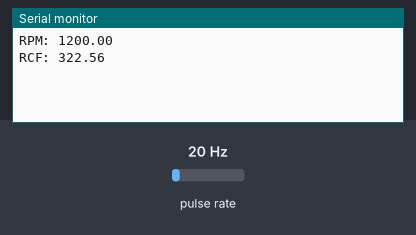
This sketch was run on a simulated Arduino Uno, built with avr-gcc and run on an emulated ATmega328P. Shown: the last lines printed to the serial monitor. Wiring (inferred from the names in the program): pulse sensor: data pin 2. Inputs (shaded band) come from the test bench; at power-on: pulse rate 20 Hz.

Above: at 1.2 s.
1.3 s: pulse rate (sensor on pin 2) set to 4 Hz
At 2.6 s:
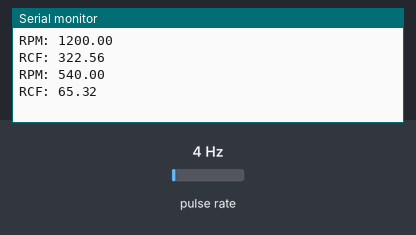
2.8 s: pulse rate (sensor on pin 2) set to 50 Hz
At 3.5 s:
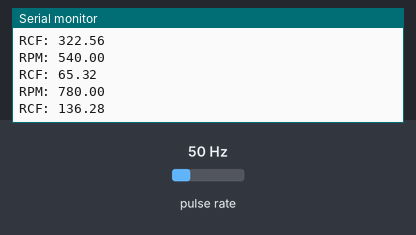
Timing chart, 0 to 5.8 s (numbered marks = the images above; inputs shaded):
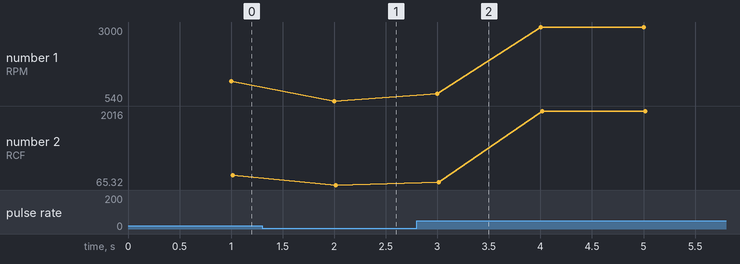

The sketch:

PreTest.ino
```cpp
volatile unsigned int pulseCount = 0;
unsigned long previousMillis = 0;
const long interval = 1000; // 1 second interval
float rpm = 0;
float rcf = 0;
int rotorRad = 20;
void setup() {
  Serial.begin(9600);
  pinMode(2, INPUT_PULLUP);  // Hall effect sensor connected to pin 2
  attachInterrupt(digitalPinToInterrupt(2), countPulse, FALLING);  // Interrupt on falling edge
}

void loop() {
  unsigned long currentMillis = millis();

  if (currentMillis - previousMillis >= interval) {
    previousMillis = currentMillis;

    // Calculate RPM (pulseCount / number of magnets) * (60000 / interval)
    rpm = (pulseCount / 1.0) * (60000 / interval); // Assuming 1 magnet
    Serial.print("RPM: ");
    Serial.println(rpm);
    rcf = 11.2 * rotorRad * pow((rpm/1000),2);
    Serial.print("RCF: ");
    Serial.println(rcf);
    pulseCount = 0;  // Reset pulse count
  }
}

void countPulse() {
  pulseCount++;
}
```

Measured:
- after the input at 1.3 s, the serial monitor: prints a new line after 0.70 s (image 1)
- after the input at 2.8 s, the serial monitor: prints a new line after 0.20 s (image 2)
- plotted number 1: 1200 → 540 after the input at 1.3 s, 540 → 3000 after the input at 2.8 s
- plotted number 2: 322.56 → 65.32 after the input at 1.3 s, 65.32 → 2016 after the input at 2.8 s
